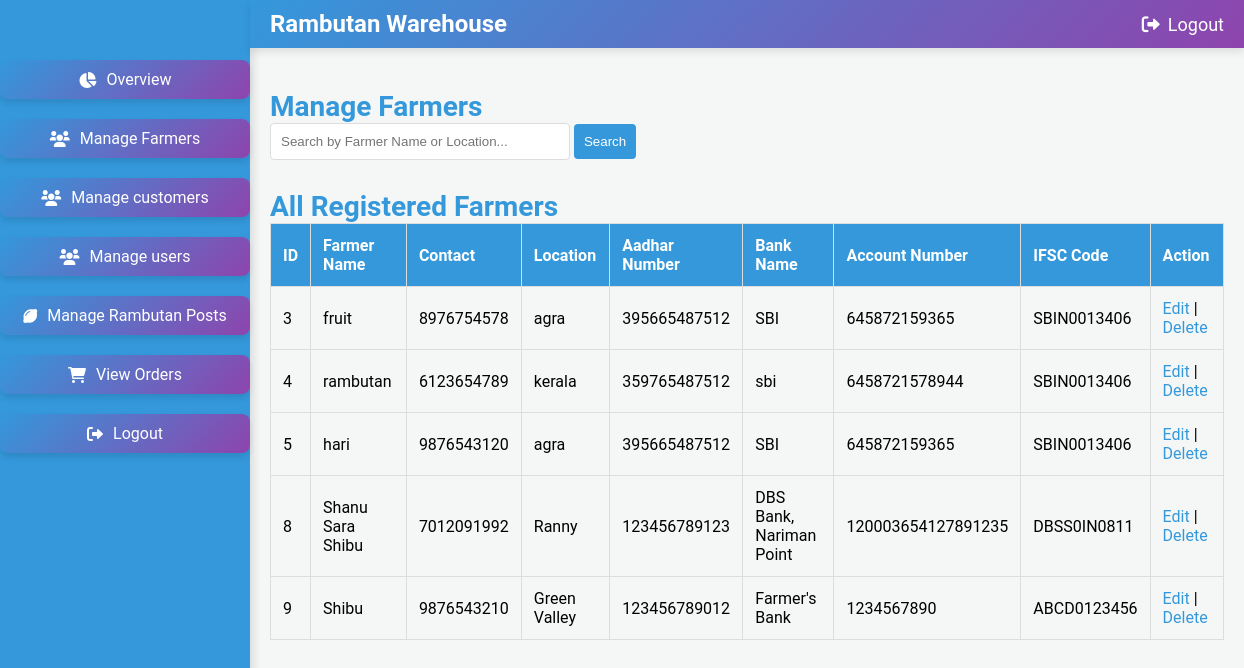
The page /farmers/ on the database its author committed.
### warehouse/models.py (models this page shows, shortened)
class FarmerDetails(models.Model):
    MOBILE_NUMBER_PATTERN = '^[6-9]\d{9}$'
    AADHAR_NUMBER_PATTERN = '^\d{12}$'
    ACCOUNT_NUMBER_PATTERN = '^\d{9,18}$'
    IFSC_CODE_PATTERN = '^[A-Z]{4}0[A-Z0-9]{6}$'
    user = models.OneToOneField(Registeruser, on_delete=models.CASCADE, related_name='farmerdetails')
    address = models.TextField()
    mobile_number = models.CharField(max_length=10)
    location = models.CharField(max_length=255)
    aadhar_number = models.CharField(max_length=12)
    bank_name = models.CharField(max_length=255)
    account_number = models.CharField(max_length=18)
    ifsc_code = models.CharField(max_length=11)

class Registeruser(AbstractUser):
    username = models.EmailField(unique=True)
    name = models.CharField(max_length=50,default='noname')
    contact = models.CharField(max_length=250, blank=True)
    address = models.CharField(max_length=250, blank=True)
    place = models.CharField(max_length=100, blank=True)
    role = models.CharField(max_length=10, choices=ROLE_CHOICES)
    is_active = models.BooleanField(default=True)
    groups = models.ManyToManyField(
        Group,
        related_name='registeruser_set',  # Custom related_name
        blank=True,
        help_text='The groups this user belongs to. A user will get all permissions granted to each of their groups.'
    )
    user_permissions = models.ManyToManyField(
        Permission,
        related_name='registeruser_set',  # Custom related_name
        blank=True,
        help_text='Specific permissions for this user.'
    )

### warehouse/views.py (the view)
# urls.py: path('farmers/', views.manage_farmers, name='manage_farmers'),
def manage_farmers(request):
    query = request.GET.get('search', '')
    if query:
        farmers = FarmerDetails.objects.filter(
            Q(user__name__icontains=query) | Q(location__icontains=query)
        )
    else:
        farmers = FarmerDetails.objects.all()
    context = {
        'farmers': farmers
    }
    return render(request, 'manage_farmers.html', context)

### warehouse/templates/manage_farmers.html (shortened to what this page needs)
{% load static %}
<!DOCTYPE html>
<html lang="en">
<head>
    <link rel="stylesheet" href="https://cdnjs.cloudflare.com/ajax/libs/font-awesome/6.0.0-beta3/css/all.min.css">
    <link href="https://cdn.jsdelivr.net/npm/sweetalert2@11/dist/sweetalert2.min.css" rel="stylesheet">
    <link rel="stylesheet" href="{% static 'css/admin_manage_farmers.css' %}">
</head>
<body>
    <div class="sidebar">
        <ul>
            <li><a href="{% url 'admin_dashboard' %}"><i class="fas fa-chart-pie"></i> Overview</a></li>
            <li><a href="{% url 'manage_farmers' %}"><i class="fas fa-users"></i> Manage Farmers</a></li>
            <li><a href="{% url 'manage_customers' %}"><i class="fas fa-users"></i> Manage customers</a></li>
            <li><a href="{% url 'manage_users' %}"><i class="fas fa-users"></i> Manage users</a></li>
            <li><a href="{% url 'manage_rambutan_posts' %}"><i class="fas fa-lemon"></i> Manage Rambutan Posts</a></li>
            <li><a href="{% url 'view_orders' %}"><i class="fas fa-shopping-cart"></i> View Orders</a></li>
            <li><a href="{% url 'logout' %}" id="sidebar-logout"><i class="fas fa-sign-out-alt"></i> Logout</a></li>
        </ul>
    </div>
    <section>
        <div class="top-navbar">
            <div class="logo">
                <span class="logo-text">Rambutan Warehouse</span>
            </div>
            <ul style="margin-left: auto;">
                <li><a href="{% url 'logout' %}" id="navbar-logout"><i class="fa fa-sign-out-alt"></i> Logout</a></li>
            </ul>
        </div>
        <div class="main">
            <h2>Manage Farmers</h2>
            <div class="search-container">
                <form method="GET" action="">
                    <input type="text" name="search" placeholder="Search by Farmer Name or Location...">
                    <button type="submit">Search</button>
                </form>
            </div>
            <div class="table-container">
                <h2>All Registered Farmers</h2>
                <table>
                    <tr>
                        <th>ID</th>
                        <th>Farmer Name</th>
                        <th>Contact</th>
                        <th>Location</th>
                        <th>Aadhar Number</th>
                        <th>Bank Name</th>
                        <th>Account Number</th>
                        <th>IFSC Code</th>
                        <th>Action</th>
                    </tr>
                    {% for farmer in farmers %}
                    <tr>
                        <td>{{ farmer.id }}</td>
                        <td>{{ farmer.user.name }}</td>
                        <td>{{ farmer.mobile_number }}</td>
                        <td>{{ farmer.location }}</td>
                        <td>{{ farmer.aadhar_number }}</td>
                        <td>{{ farmer.bank_name }}</td>
                        <td>{{ farmer.account_number }}</td>
                        <td>{{ farmer.ifsc_code }}</td>
                        <td>
                            <a href="{% url 'edit_farmer' farmer.id %}">Edit</a> |
                            <a href="{% url 'delete_farmer' farmer.id %}" class="delete-button">Delete</a>
                        </td>
                    </tr>
                    {% empty %}
                    <tr>
                        <td colspan="10">No farmers found</td>
                    </tr>
                    {% endfor %}
                </table>
            </div>
        </div>
    </section>
</body>
</html>

### warehouse/static/css/admin_manage_farmers.css (style rules this page uses)
* { margin: 0; padding: 0; box-sizing: border-box; }
:root { --primary-color: #3498db; --secondary-color: #8e44ad; --accent-color: #27ae60; --light-bg: #f4f7f6; --dark-bg: #333; --text-color: #333; --white: #ffffff; --font-family: 'Roboto', sans-serif; }
body { font-family: var(--font-family); background-color: var(--light-bg); display: flex; min-height: 100vh; }
.sidebar { background-color: var(--primary-color); width: 250px; position: fixed; top: 0; left: 0; height: 100%; padding-top: 40px; transition: width 0.3s ease; box-shadow: 4px 0 8px rgba(0, 0, 0, 0.1); }
.sidebar ul { list-style: none; }
.sidebar ul li { margin: 20px 0; text-align: center; }
.sidebar ul li a { text-decoration: none; color: var(--white); padding: 10px; display: flex; align-items: center; justify-content: center; border-radius: 8px; transition: background-color 0.3s, transform 0.3s ease-in-out; background: linear-gradient(135deg, var(--primary-color), var(--secondary-color)); box-shadow: 0 4px 6px rgba(0, 0, 0, 0.1); }
.sidebar ul li a i { margin-right: 10px; }
.top-navbar { background: linear-gradient(135deg, var(--primary-color), var(--secondary-color)); padding: 10px 20px; display: flex; justify-content: space-between; align-items: center; box-shadow: 0 4px 8px rgba(0, 0, 0, 0.1); position: fixed; top: 0; left: 250px; right: 0; z-index: 1000; transition: left 0.3s; }
.top-navbar .logo { display: flex; align-items: center; }
.top-navbar .logo-text { font-size: 24px; color: var(--white); font-weight: bold; }
.top-navbar ul { list-style: none; display: flex; gap: 20px; align-items: center; }
.top-navbar ul li a { text-decoration: none; color: var(--white); font-size: 18px; display: flex; align-items: center; }
.top-navbar ul li a i { margin-right: 8px; }
.main { margin-left: 250px; padding: 20px; margin-top: 70px; width: calc(100% - 250px); }
.main h2 { color: var(--primary-color); font-size: 28px; font-weight: bold; }
.table-container { margin-top: 30px; }
table { width: 100%; border-collapse: collapse; }
table, th, td { border: 1px solid #ddd; }
th, td { padding: 12px; text-align: left; }
th { background-color: var(--primary-color); color: white; }
td a { text-decoration: none; color: var(--primary-color); }
.search-container { margin-bottom: 20px; }
.search-container input[type="text"] { padding: 10px; width: 300px; border: 1px solid #ddd; border-radius: 4px; }
.search-container button { padding: 10px; background-color: var(--primary-color); color: white; border: none; border-radius: 4px; cursor: pointer; }

### rows shown on the page
FarmerDetails: id "3", user.name "fruit", mobile_number "8976754578", location "agra", aadhar_number "395665487512", bank_name "SBI", account_number "645872159365", ifsc_code "SBIN0013406"
FarmerDetails: id "4", user.name "rambutan", mobile_number "6123654789", location "kerala", aadhar_number "359765487512", bank_name "sbi", account_number "6458721578944", ifsc_code "SBIN0013406"
FarmerDetails: id "5", user.name "hari", mobile_number "9876543120", location "agra", aadhar_number "395665487512", bank_name "SBI", account_number "645872159365", ifsc_code "SBIN0013406"
FarmerDetails: id "8", user.name "Shanu Sara Shibu", mobile_number "7012091992", location "Ranny", aadhar_number "123456789123", bank_name "DBS Bank, Nariman Point", account_number "120003654127891235", ifsc_code "DBSS0IN0811"
FarmerDetails: id "9", user.name "Shibu", mobile_number "9876543210", location "Green Valley", aadhar_number "123456789012", bank_name "Farmer's Bank", account_number "1234567890", ifsc_code "ABCD0123456"
